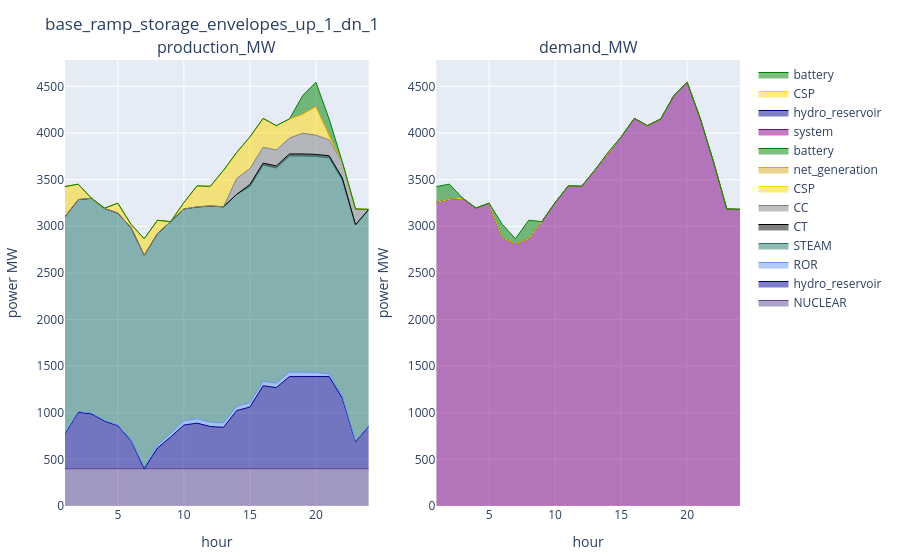

Write notebook code for a chart like this one.
### Code cell
config_ = config_2
supply_uc_ = supply_uc[(supply_uc.configuration .== config_) .& (supply_uc.day .== day_), :]
demand_uc_ = demand_uc[(demand_uc.configuration .== config_) .& (demand_uc.day .== day_), :]
reserve_uc_ = reserve_uc[(reserve_uc.configuration .== config_) .& (reserve_uc.day .== day_), :]
plot_supply_demand(supply_uc_, demand_uc_, string(config_))

### Figure 1 — Plotly figure (JSON) as saved in the notebook; plotly's stock layout.template omitted (floating-point values rounded to 4 significant figures)
{"data": [{"line": {"color": "rgba(95, 70, 144, 1)", "shape": "line", "width": 1}, "mode": "lines", "name": "NUCLEAR", "stackgroup": "one", "type": "scatter", "x": [1, 2, 3, 4, 5, 6, 7, 8, 9, 10, 11, 12, 13, 14, 15, 16, 17, 18, 19, 20, 21, 22, 23, 24], "xaxis": "x1", "y": [400, 400, 400, 400, 400, 400, 400, 400, 400, 400, 400, 400, 400, 400, 400, 400, 400, 400, 400, 400, 400, 400, 400, 400], "yaxis": "y1"}, {"line": {"color": "darkblue", "shape": "line", "width": 1}, "mode": "lines", "name": "hydro_reservoir", "stackgroup": "one", "type": "scatter", "x": [1, 2, 3, 4, 5, 6, 7, 8, 9, 10, 11, 12, 13, 14, 15, 16, 17, 18, 19, 20, 21, 22, 23, 24], "xaxis": "x1", "y": [375.1, 604.7, 588.0, 509.9, 460.3, 301.2, 0, 220.9, 340.5, 468, 488.5, 452.9, 443.5, 623.0, 660.9, 889.9, 870.1, 988, 988, 988, 988, 755.8, 288.9, 454.9], "yaxis": "y1"}, {"line": {"color": "cornflowerblue", "shape": "line", "width": 1}, "mode": "lines", "name": "ROR", "stackgroup": "one", "type": "scatter", "x": [1, 2, 3, 4, 5, 6, 7, 8, 9, 10, 11, 12, 13, 14, 15, 16, 17, 18, 19, 20, 21, 22, 23, 24], "xaxis": "x1", "y": [10.1, 9.9, 9.9, 9.3, 9.7, 9.3, 18.9, 29.6, 38.3, 45.9, 47.9, 47.7, 48.1, 48.1, 47.5, 48.1, 47.5, 48.3, 48.4, 43.2, 29.2, 22.4, 9.5, 9.3], "yaxis": "y1"}, {"line": {"color": "rgba(36, 121, 108, 1)", "shape": "line", "width": 1}, "mode": "lines", "name": "STEAM", "stackgroup": "one", "type": "scatter", "x": [1, 2, 3, 4, 5, 6, 7, 8, 9, 10, 11, 12, 13, 14, 15, 16, 17, 18, 19, 20, 21, 22, 23, 24], "xaxis": "x1", "y": [2317, 2271.0, 2303.0, 2271.0, 2271.0, 2275.0, 2271.0, 2271.0, 2271.0, 2271.0, 2271.0, 2317, 2317, 2271.0, 2317, 2317, 2308.0, 2317, 2317, 2317, 2317, 2317, 2317, 2317], "yaxis": "y1"}, {"line": {"color": "black", "shape": "line", "width": 1}, "mode": "lines", "name": "CT", "stackgroup": "one", "type": "scatter", "x": [1, 2, 3, 4, 5, 6, 7, 8, 9, 10, 11, 12, 13, 14, 15, 16, 17, 18, 19, 20, 21, 22, 23, 24], "xaxis": "x1", "y": [0, 0, 0, 0, 0, 0, 0, 0, 0, 0, 0, 0, 0, 0, 22, 22, 22, 22, 22, 22, 22, 22, 0, 0], "yaxis": "y1"}, {"line": {"color": "grey", "shape": "line", "width": 1}, "mode": "lines", "name": "CC", "stackgroup": "one", "type": "scatter", "x": [1, 2, 3, 4, 5, 6, 7, 8, 9, 10, 11, 12, 13, 14, 15, 16, 17, 18, 19, 20, 21, 22, 23, 24], "xaxis": "x1", "y": [0, 0, 0, 0, 0, 0, 0, 0, 0, 0, 0, 0, 0, 170.0, 170.0, 170.0, 170.0, 170.0, 222.3, 206.8, 170.0, 170.0, 170.0, 0], "yaxis": "y1"}, {"line": {"color": "gold", "shape": "line", "width": 1}, "mode": "lines", "name": "CSP", "stackgroup": "one", "type": "scatter", "x": [1, 2, 3, 4, 5, 6, 7, 8, 9, 10, 11, 12, 13, 14, 15, 16, 17, 18, 19, 20, 21, 22, 23, 24], "xaxis": "x1", "y": [323.3, 165.6, 0, 4.904, 106.2, 35.99, 175.7, 143.0, 0, 68.54, 225.9, 210.2, 391, 279.4, 339.5, 309.8, 261.7, 206.0, 204.8, 308.1, 48.49, 0, 0, 0], "yaxis": "y1"}, {"line": {"color": "goldenrod", "shape": "line", "width": 1}, "mode": "lines", "name": "net_generation", "stackgroup": "one", "type": "scatter", "x": [1, 2, 3, 4, 5, 6, 7, 8, 9, 10, 11, 12, 13, 14, 15, 16, 17, 18, 19, 20, 21, 22, 23, 24], "xaxis": "x1", "y": [0, 0, 0, 0, 0, 0, 0, 0, 0, 0, 0, 0, 0, 0, 0, 0, 0, 0, 0, 0, 0, 0, 0, 0], "yaxis": "y1"}, {"line": {"color": "green", "shape": "line", "width": 1}, "mode": "lines", "name": "battery", "stackgroup": "one", "type": "scatter", "x": [1, 2, 3, 4, 5, 6, 7, 8, 9, 10, 11, 12, 13, 14, 15, 16, 17, 18, 19, 20, 21, 22, 23, 24], "xaxis": "x1", "y": [0, 0, 0, 0, 0, 0, 0, 0, 0, 0, 0, 0, 0, 0, 0, 0, 0, 0, 200, 258.5, 175.9, 0, 0, 0], "yaxis": "y1"}, {"line": {"color": "purple", "shape": "line", "width": 1}, "mode": "lines", "name": "system", "stackgroup": "one", "type": "scatter", "x": [1, 2, 3, 4, 5, 6, 7, 8, 9, 10, 11, 12, 13, 14, 15, 16, 17, 18, 19, 20, 21, 22, 23, 24], "xaxis": "x2", "y": [3256.0, 3289.0, 3301.0, 3195.0, 3247.0, 2875.0, 2813.0, 2864.0, 3050.0, 3253.0, 3433.0, 3428.0, 3600.0, 3776.0, 3957.0, 4157.0, 4079.0, 4151.0, 4402.0, 4544.0, 4151.0, 3687.0, 3185.0, 3181.0], "yaxis": "y2"}, {"line": {"color": "darkblue", "shape": "line", "width": 1}, "mode": "lines", "name": "hydro_reservoir", "stackgroup": "one", "type": "scatter", "x": [1, 2, 3, 4, 5, 6, 7, 8, 9, 10, 11, 12, 13, 14, 15, 16, 17, 18, 19, 20, 21, 22, 23, 24], "xaxis": "x2", "y": [0, 0, 0, 0, 0, 0, 0, 0, 0, 0, 0, 0, 0, 0, 0, 0, 0, 0, 0, 0, 0, 0, 0, 0], "yaxis": "y2"}, {"line": {"color": "gold", "shape": "line", "width": 1}, "mode": "lines", "name": "CSP", "stackgroup": "one", "type": "scatter", "x": [1, 2, 3, 4, 5, 6, 7, 8, 9, 10, 11, 12, 13, 14, 15, 16, 17, 18, 19, 20, 21, 22, 23, 24], "xaxis": "x2", "y": [0, 0, 0, 0, 0, 0, 0, 0, 0, 0, 0, 0, 0, 0, 0, 0, 0, 0, 0, 0, 0, 0, 0, 0], "yaxis": "y2"}, {"line": {"color": "green", "shape": "line", "width": 1}, "mode": "lines", "name": "battery", "stackgroup": "one", "type": "scatter", "x": [1, 2, 3, 4, 5, 6, 7, 8, 9, 10, 11, 12, 13, 14, 15, 16, 17, 18, 19, 20, 21, 22, 23, 24], "xaxis": "x2", "y": [170, 162.2, 0, 0, 0, 145.6, 52.24, 200, 0, 0, 0, 0, 0, 15.29, 0, 0, 0, 0, 0, 0, 0, 0, 0, 0], "yaxis": "y2"}], "layout": {"annotations": [{"font": {"size": 16}, "showarrow": false, "text": "production_MW", "x": 0.225, "xanchor": "center", "xref": "paper", "y": 1, "yanchor": "bottom", "yref": "paper"}, {"font": {"size": 16}, "showarrow": false, "text": "demand_MW", "x": 0.775, "xanchor": "center", "xref": "paper", "y": 1, "yanchor": "bottom", "yref": "paper"}], "margin": {"b": 50, "l": 50, "r": 50, "t": 60}, "title": "base_ramp_storage_envelopes_up_1_dn_1", "xaxis1": {"anchor": "y1", "domain": [0, 0.45], "title": {"text": "hour"}}, "xaxis2": {"anchor": "y2", "domain": [0.55, 1], "title": {"text": "hour"}}, "yaxis1": {"anchor": "x1", "domain": [0, 1], "title": {"text": "power MW"}}, "yaxis2": {"anchor": "x2", "domain": [0, 1], "title": {"text": "power MW"}}}}
